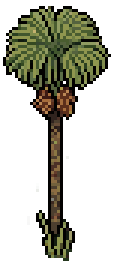
#> input picture arvore_buruti.png, 39 x 88 px, given in place of Player.png, which was not available (shown 3 times larger)
$ python char.py split ../../arvore_buruti.png --out out.png
#> lines starting #> are read from the running program, lines starting #| are printed output that depends on the picture; after the words box and inside, x2 and y2 are one past the last pixel; in counts of white or black regions, pixels touching at a corner belong together
### ensaio/objects/pipeline.py
#!/usr/bin/env python3
"""Pipeline de objetos: geração de 1024 px -> pixel art no tamanho do jogo.

Passos: remove o fundo (flood fill a partir da borda), recorta no bbox do
objeto, reduz com várias variantes (repixelate, PixelOE, unfake, box),
binariza o alfa, quantiza a paleta, põe contorno opcional e encaixa numa
tela final (ícone centrado ou objeto apoiado no chão com ponto de pé).

Uso:
  pipeline.py icon  a.png b.png --size 32 --out DIR      # ícones 32x32
  pipeline.py ground a.png --fit 32x48 --out DIR         # planta/árvore, pé embaixo
  pipeline.py row st.png --fit 30x64 --variants box --gap 6 --dead  # estágios numa fileira, mesma escala
  pipeline.py grow mature.png --fit 30x64 --fracs 0.35,0.6,1.0     # estágios encolhendo o maduro (pior)
  pipeline.py contact a.png b.png --out folha.png                  # folha de contato das gerações
  pipeline.py ... --variants repix,poe --colors 20 --outline auto --palette items_spritesheet.png
Grava DIR/<nome>.<variante>.png, DIR/<nome>.<variante>.json (anchor) e
DIR/sheet.png (original + variantes em 1x e 4x).
"""
import argparse
import json
import os
import subprocess
import sys
from pathlib import Path

import numpy as np
from PIL import Image, ImageDraw, ImageFont
from scipy import ndimage

TMP = Path(os.environ.get("TMPDIR", "/tmp")) / "objpipe"
EXT = Path.home() / ".cache/repixelate-ext"
UNFAKE = EXT / "src/unfake.js/target/release/unfake"
PY_POE = EXT / "venv-poe/bin/python"
ERODE = 3
HOLE_MIN = 300  # px (na geração de 1024) para um vão interno virar transparente
PAL_TOL = 28.0  # distância RGB média por canal acima da qual a cor não vai para a paleta
GRASS = (122, 150, 84, 255)  # fundo das prévias, perto da grama do jogo
POE_CODE = """
import sys, numpy as np, torch
from PIL import Image
from pixeloe.torch.pixelize import pixelize
src, dst, p, mode = sys.argv[1], sys.argv[2], int(sys.argv[3]), sys.argv[4]
img = np.asarray(Image.open(src).convert("RGB"), np.float32) / 255
t = torch.from_numpy(img).permute(2, 0, 1)[None]
out = pixelize(t, pixel_size=p, thickness=0, mode=mode, no_post_upscale=True, backend="torch")
a = (out[0].permute(1, 2, 0).clamp(0, 1).numpy() * 255).round().astype(np.uint8)
Image.fromarray(a).save(dst)
"""


# ---------------------------------------------------------------- fundo e recorte

def bg_color(rgb):
    """Cor de fundo: mediana dos pixels da borda (2 px)."""
    b = np.concatenate([rgb[:2].reshape(-1, 3), rgb[-2:].reshape(-1, 3),
                        rgb[:, :2].reshape(-1, 3), rgb[:, -2:].reshape(-1, 3)])
    return np.median(b, 0)


def remove_bg(rgb, tol=38.0, min_part=0.01):
    """Máscara do objeto: tira o que parece fundo e toca a borda.

    O fundo pode ter gradiente (lilás do sdxl-pad); por isso a distância é
    medida contra a cor de fundo local, estimada por um blur grande da borda.
    Componentes pequenos (< min_part do maior) somem.
    """
    f = rgb.astype(float)
    bg = bg_color(f)
    d = np.sqrt(((f - bg) ** 2).sum(-1))
    like = d < tol
    lab, n = ndimage.label(like)
    border = np.unique(np.concatenate([lab[0], lab[-1], lab[:, 0], lab[:, -1]]))
    bgmask = np.isin(lab, border[border > 0])
    fg = ~bgmask
    fg = ndimage.binary_opening(fg, iterations=2)
    fg = ndimage.binary_erosion(fg, iterations=ERODE)  # tira o halo claro do antialias
    lab, n = ndimage.label(fg)
    if n:
        sizes = ndimage.sum(fg, lab, range(1, n + 1))
        keep = [i + 1 for i, s in enumerate(sizes) if s >= min_part * sizes.max()]
        fg = np.isin(lab, keep)
    # buracos: fundo preso entre folhas/galhos (grande e bem perto da cor do fundo)
    hole = (~fg) & (d < tol * 0.6)
    lab, n = ndimage.label(hole)
    if n:
        sizes = ndimage.sum(hole, lab, range(1, n + 1))
        big = [i + 1 for i, s in enumerate(sizes) if s >= HOLE_MIN]
        fg &= ~np.isin(lab, big)
    hole = fg & (d < tol * 0.6)  # o mesmo, para regiões que ainda contam como objeto
    lab, n = ndimage.label(hole)
    if n:
        sizes = ndimage.sum(hole, lab, range(1, n + 1))
        big = [i + 1 for i, s in enumerate(sizes) if s >= HOLE_MIN]
        fg &= ~np.isin(lab, big)
    return fg, bg


def crop(rgb, mask, pad=4):
    ys, xs = np.nonzero(mask)
    y0, y1 = max(ys.min() - pad, 0), min(ys.max() + pad + 1, mask.shape[0])
    x0, x1 = max(xs.min() - pad, 0), min(xs.max() + pad + 1, mask.shape[1])
    return rgb[y0:y1, x0:x1], mask[y0:y1, x0:x1]


def flat_bg(rgb, mask, color=None):
    """Preenche o fundo. Sem cor: estende a cor do pixel do objeto mais perto,
    para que nenhuma redução misture a cor do fundo na borda."""
    out = rgb.copy()
    if color is not None:
        out[~mask] = np.array(color, np.uint8)
        return out
    _, (iy, ix) = ndimage.distance_transform_edt(~mask, return_indices=True)
    return out[iy, ix]


def mask_like(mask, a):
    return down_mask(mask, (a.shape[1], a.shape[0]))


# ---------------------------------------------------------------- redução

# [5 lines left out: function target_scale, not called in this run]


def down_mask(mask, out_wh):
    m = Image.fromarray((mask * 255).astype(np.uint8)).resize(out_wh, Image.BOX)
    return np.asarray(m) >= 128


def premult_box(rgb, mask, out_wh):
    a = mask.astype(float)
    num = np.stack([np.asarray(Image.fromarray((rgb[..., c] * a).astype(np.float32), "F")
                               .resize(out_wh, Image.BOX)) for c in range(3)], -1)
    den = np.asarray(Image.fromarray(a.astype(np.float32), "F").resize(out_wh, Image.BOX))
    out = num / np.maximum(den, 1e-6)[..., None]
    return np.clip(out, 0, 255).astype(np.uint8), den >= 0.5


def run(cmd):
    r = subprocess.run([str(c) for c in cmd], capture_output=True, text=True)
    if r.returncode:
        raise RuntimeError(f"{cmd[0]}: {r.stderr[-400:]}")
    return r.stdout


def v_box(rgb, mask, scale, colors):
    out_wh = (max(1, round(rgb.shape[1] / scale)), max(1, round(rgb.shape[0] / scale)))
    return premult_box(rgb, mask, out_wh)


# [38 lines left out: functions v_repix, v_repix2, v_poe, not called in this run]


def v_unfake(rgb, mask, scale, colors):
    TMP.mkdir(parents=True, exist_ok=True)
    src, dst = TMP / "uf-in.png", TMP / "uf-out.png"
    p = max(2, round(scale))
    h, w = (rgb.shape[0] // p) * p, (rgb.shape[1] // p) * p
    rgb, mask = rgb[:h, :w], mask[:h, :w]
    Image.fromarray(flat_bg(rgb, mask)).save(src)
    run([UNFAKE, "downscale", "-s", p, "-m", "dominant", "-o", dst, src])
    a = np.asarray(Image.open(dst).convert("RGB"))
    return a, down_mask(mask, (a.shape[1], a.shape[0]))


VARIANTS = {"box": v_box, "repix": v_repix, "repix2": v_repix2, "poe": v_poe, "unfake": v_unfake}


# ---------------------------------------------------------------- acabamento

def clean_mask(m):
    """Tira pixels soltos (sem vizinho 4-conexo) e fecha furos de 1 px."""
    k = np.array([[0, 1, 0], [1, 0, 1], [0, 1, 0]])
    nb = ndimage.convolve(m.astype(int), k, mode="constant")
    m = m & (nb > 0)
    m = m | ((~m) & (nb >= 4))
    return m


def quantize(rgb, mask, colors):
    if not colors or not mask.any():
        return rgb
    px = rgb[mask]
    img = Image.fromarray(px.reshape(1, -1, 3))
    q = img.quantize(colors=colors, method=Image.Quantize.MEDIANCUT, dither=Image.Dither.NONE)
    out = rgb.copy()
    out[mask] = np.asarray(q.convert("RGB")).reshape(-1, 3)
    return out


def load_palette(path):
    a = np.asarray(Image.open(path).convert("RGBA"))
    return np.unique(a[a[..., 3] > 128][:, :3], axis=0)


# [41 lines left out: functions map_palette, add_outline, not called in this run]


def to_rgba(rgb, mask):
    a = np.dstack([rgb, (mask * 255).astype(np.uint8)])
    return Image.fromarray(a, "RGBA")


# [194 lines left out: functions place, anchor, prepare, render, meta_of, process and 6 more, not called in this run]


# ---------------------------------------------------------------- prévias

def font(size=12):
    try:
        return ImageFont.truetype("/usr/share/fonts/TTF/DejaVuSansCondensed.ttf", size)
    except OSError:
        return ImageFont.load_default()


# [127 lines left out: functions sheet, contact, main, not called in this run]


# [2 lines that do not run on import are left out]

### ensaio/character/char.py
#!/usr/bin/env python3
"""Geração (fileira de vistas ou figura única) -> quadros 32x32 no estilo do Player.png.

Passos: fundo (pipeline.remove_bg) -> figuras = componentes grandes, da
esquerda para a direita -> mesma escala para todas (a figura mais alta cabe em
--height) -> redução (box/unfake/repix do pipeline de objetos) -> quantização
-> contorno 1 px (14,7,27) do Player.png -> paleta opcional -> célula 32x32
com o pé na linha 22 e sombra cinza (0,0,0,100) como no Player.png.

Uso:
  char.py split gen.png [gen2.png ...] --out DIR [--height 20] [--variants box,unfake]
      grava DIR/<nome>.<variante>.png (folha 32*k x 32) e DIR/sheet.png (prévia 4x)
"""
import argparse
import sys
from pathlib import Path

import numpy as np
from PIL import Image
from scipy import ndimage

HERE = Path(__file__).resolve().parent
sys.path.insert(0, str(HERE.parent / "objects"))
import pipeline as P  # noqa: E402

OUTLINE = np.array([14, 7, 27], np.uint8)
SHADOW = (0, 0, 0, 100)
FOOT_Y = 22  # última linha da botina na célula (Player.png: 22)
PLAYER = Path("/home/chips/git/games/Veredas-Farm/old_assets/Player/Player.png")
GRASS = (122, 150, 84, 255)


def figures(mask, k=0, min_frac=0.15, dil=6):
    """Fatias (x0, x1) das figuras: componentes (dilatados) com área >= min_frac do maior."""
    lab, n = ndimage.label(ndimage.binary_dilation(mask, iterations=dil) if dil else mask)
    if not n:
        return []
    sizes = ndimage.sum(mask, lab, range(1, n + 1))
    keep = [i + 1 for i, s in enumerate(sizes) if s >= min_frac * sizes.max()]
    if k:
        keep = sorted(keep, key=lambda i: -sizes[i - 1])[:k]
    out = []
    for i in keep:
        m = mask & (lab == i)
        xs = np.nonzero(m.any(0))[0]
        out.append((xs.min(), xs.max() + 1, m))
    return sorted(out, key=lambda t: t[0])


def drop_ground_shadow(rgb, m):
    """Tira a sombra cinza que o modelo às vezes desenha sob os pés (baixa saturação, faixa de baixo)."""
    ys = np.nonzero(m.any(1))[0]
    y0 = ys.max() - int((ys.max() - ys.min()) * 0.10)
    f = rgb.astype(int)
    sat = f.max(-1) - f.min(-1)
    grey = (sat < 18) & (f.mean(-1) > 90)
    out = m.copy()
    out[y0:] &= ~grey[y0:]
    lab, n = ndimage.label(out)
    if n > 1:
        sizes = ndimage.sum(out, lab, range(1, n + 1))
        out = lab == 1 + int(np.argmax(sizes))
    return out


def outline(rgb, m):
    ring = ndimage.binary_dilation(m, np.array([[0, 1, 0], [1, 1, 1], [0, 1, 0]])) & ~m
    out = rgb.copy()
    out[ring] = OUTLINE
    return out, m | ring


def reduce_fig(rgb, m, scale, variant, colors, pal, pal_tol, darken_edge, strip=0):
    rgb, m = P.crop(rgb, m, pad=8)
    if strip:
        # tira o contorno grosso do modelo (anel de `strip` px escuros na borda): a redução
        # não mistura o preto nas cores de dentro, e o contorno de 1 px é refeito depois
        f = rgb.astype(int)
        dark = f.sum(-1) < 180
        ring = m & ~ndimage.binary_erosion(m, iterations=strip)
        m = m & ~(ring & dark)
        m = ndimage.binary_opening(m, iterations=2)
    rgb = P.flat_bg(rgb, m)
    small, sm = P.VARIANTS[variant](rgb, m, scale, colors)
    sm = P.clean_mask(sm)
    small = P.quantize(small, sm, colors)
    if pal is not None:
        small = P.map_palette(small, sm, pal, pal_tol)
    if darken_edge:
        # o próprio contorno escuro do modelo, já na borda: vira a cor do contorno
        f = small.astype(int)
        dark = (f.sum(-1) < 150) & sm
        edge = sm & ~ndimage.binary_erosion(sm)
        small[dark & edge] = OUTLINE
    small, sm = outline(small, sm)
    return small, sm


def cell(rgb, m, shadow=True):
    ys, xs = np.nonzero(m)
    y0, y1, x0, x1 = ys.min(), ys.max() + 1, xs.min(), xs.max() + 1
    h, w = y1 - y0, x1 - x0
    img = np.zeros((32, 32, 4), np.uint8)
    oy = FOOT_Y + 1 - h
    ox = (32 - w) // 2
    if shadow:
        yy, xx = np.mgrid[0:32, 0:32]
        ell = ((xx - 15.5) / 6.5) ** 2 + ((yy - FOOT_Y - 0.5) / 1.6) ** 2 <= 1
        img[ell] = SHADOW
    sub = m[y0:y1, x0:x1]
    oy0 = max(oy, 0)
    cut = oy0 - oy
    tgt = img[oy0:oy0 + h - cut, ox:ox + w]
    s = sub[cut:]
    tgt[s, :3] = rgb[y0 + cut:y1, x0:x1][s]
    tgt[s, 3] = 255
    return Image.fromarray(img, "RGBA")


def process(path, height, variant, colors, pal, pal_tol, k, darken_edge, shadow_fix, strip=0, fixed_scale=0):
    rgb = np.asarray(Image.open(path).convert("RGB"))
    mask, _ = P.remove_bg(rgb, 38.0)
    figs = figures(mask, k)
    if shadow_fix:
        figs = [(a, b, drop_ground_shadow(rgb, m)) for a, b, m in figs]
    hmax = max(np.ptp(np.nonzero(m.any(1))[0]) + 1 for _, _, m in figs)
    scale = fixed_scale or hmax / (height - 2)  # -2: contorno em cima e embaixo
    cells = []
    for _, _, m in figs:
        small, sm = reduce_fig(rgb, m, scale, variant, colors, pal, pal_tol, darken_edge, strip)
        cells.append(cell(small, sm))
    sheet = Image.new("RGBA", (32 * len(cells), 32))
    for i, c in enumerate(cells):
        sheet.alpha_composite(c, (32 * i, 0))
    return sheet


def preview(rows, path, zoom=4):
    """rows: lista de (rótulo, folha RGBA). Fundo de grama, zoom nearest."""
    W = max(r.width for _, r in rows)
    lab = 120
    out = Image.new("RGBA", (lab + W * zoom, 32 * zoom * len(rows)), GRASS)
    from PIL import ImageDraw
    d = ImageDraw.Draw(out)
    font = P.font(12)
    for i, (name, r) in enumerate(rows):
        out.alpha_composite(r.resize((r.width * zoom, r.height * zoom), Image.NEAREST), (lab, i * 32 * zoom))
        d.text((4, i * 32 * zoom + 4), name, fill=(0, 0, 0, 255), font=font)
    out.save(path)


def player_ref(rows=(0, 1, 2)):
    im = Image.open(PLAYER).convert("RGBA")
    s = Image.new("RGBA", (32 * len(rows), 32))
    for i, r in enumerate(rows):
        s.alpha_composite(im.crop((0, r * 32, 32, r * 32 + 32)), (32 * i, 0))
    return s


def player_ref_row(row, n=4):
    im = Image.open(PLAYER).convert("RGBA")
    return im.crop((0, row * 32, 32 * n, row * 32 + 32))


def main():
    ap = argparse.ArgumentParser()
    ap.add_argument("kind", choices=["split"])
    ap.add_argument("inputs", nargs="+")
    ap.add_argument("--out", required=True)
    ap.add_argument("--height", type=int, default=20)
    ap.add_argument("--variants", default="box,unfake")
    ap.add_argument("--colors", type=int, default=14)
    ap.add_argument("--palette", default=None, help="PNG(s) separados por vírgula")
    ap.add_argument("--palette-tol", type=float, default=0)
    ap.add_argument("--k", type=int, default=0, help="quantas figuras manter (as maiores)")
    ap.add_argument("--no-darken", action="store_true")
    ap.add_argument("--no-shadow-fix", action="store_true")
    ap.add_argument("--strip", type=int, default=0, help="px do contorno do modelo a tirar antes de reduzir")
    ap.add_argument("--tag", default="", help="sufixo do nome de saída")
    ap.add_argument("--scale", type=float, default=0, help="px da geração por px do jogo (fixo, ignora --height)")
    a = ap.parse_args()
    out = Path(a.out)
    out.mkdir(parents=True, exist_ok=True)
    pal = None
    if a.palette:
        pal = np.unique(np.concatenate([P.load_palette(p) for p in a.palette.split(",")]), axis=0)
    rows = [("atual", player_ref())]
#> in player_ref, im is the input picture: PIL image 39x88 RGBA; mean R, G, B, A 65.9, 70.3, 47.6, 89.4
    for path in a.inputs:
        name = Path(path).stem
        for v in a.variants.split(","):
            try:
                s = process(path, a.height, v, a.colors, pal, a.palette_tol, a.k, not a.no_darken,
                            not a.no_shadow_fix, a.strip, a.scale)
#> in bg_color, `b = np.concatenate([rgb[:2].reshape(-1, 3), rgb[-2:].reshape(-1, 3), r..`: b = 508 rows, first 8: [0, 0, 0], [0, 0, 0], [0, 0, 0], [0, 0, 0], [0, 0, 0], [0, 0, 0], [0, 0, 0], [3, 2, 1]
#> in remove_bg, `bg = bg_color(f)`: bg = [55, 47, 27]
#> in remove_bg, `lab, n = ndimage.label(like)`: n = 178
#> in remove_bg, `border = np.unique(np.concatenate([lab[0], lab[-1], lab[:, 0], lab[:, ..`: border = 21 values from 0 to 178
#> in remove_bg, `lab, n = ndimage.label(fg)`:
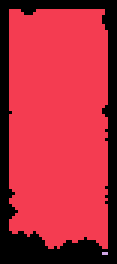
#> lab: shape (88, 39) int32 (shown 3 times larger); 3 distinct labels, from 0 to 2; one colour per label, 0 black
#> in remove_bg, `lab, n = ndimage.label(fg)`: n = 2
#> in remove_bg, `sizes = ndimage.sum(fg, lab, range(1, n + 1))`: sizes = [2500, 2]
#> in remove_bg, `keep = [i + 1 for i, s in enumerate(sizes) if s >= min_part * sizes.ma..`: keep = [1]
#> in remove_bg, `lab, n = ndimage.label(hole)`: n = 38
#> in remove_bg, `sizes = ndimage.sum(hole, lab, range(1, n + 1))`: sizes = 38 values, max 26 at index 23, min 1 at index 3, mean 3.37
#> in remove_bg, `big = [i + 1 for i, s in enumerate(sizes) if s >= HOLE_MIN]`: big = []
#> in remove_bg, `lab, n = ndimage.label(hole)`:
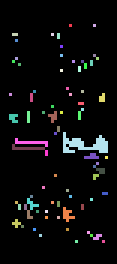
#> lab: shape (88, 39) int32 (shown 3 times larger); 78 distinct labels, from 0 to 77; one colour per label, 0 black
#> in remove_bg, `lab, n = ndimage.label(hole)`: n = 77
#> in remove_bg, `sizes = ndimage.sum(hole, lab, range(1, n + 1))`: sizes = 77 values, max 52 at index 37, min 1 at index 0, mean 2.92
#> in figures, `lab, n = ndimage.label(ndimage.binary_dilation(mask, iterations=dil) i..`: n = 1
#> in figures, `sizes = ndimage.sum(mask, lab, range(1, n + 1))`: sizes = [2500]
#> in figures, `keep = [i + 1 for i, s in enumerate(sizes) if s >= min_frac * sizes.ma..`: keep = [1]
#> the loop in figures, `for i in keep:` made 1 pass
#> after the loop in figures, `for i in keep:`: out = 1 item
#> in drop_ground_shadow, `ys = np.nonzero(m.any(1))[0]`: ys = 80 values from 3 to 82
#> in drop_ground_shadow, `y0 = ys.max() - int((ys.max() - ys.min()) * 0.10)`: y0 = 75
#> in drop_ground_shadow, `out[y0:] &= ~grey[y0:]`:
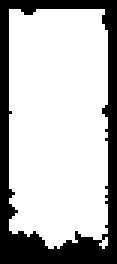
#> out: shape (88, 39) bool (shown 3 times larger); 72.4% white; 1 black region, box (x1, y1, x2, y2) and area: (0, 0, 39, 88) 947
#> in drop_ground_shadow, `lab, n = ndimage.label(out)`: n = 2
#> in drop_ground_shadow, `sizes = ndimage.sum(out, lab, range(1, n + 1))`: sizes = [2478, 7]
#> in process, `hmax = max(np.ptp(np.nonzero(m.any(1))[0]) + 1 for _, _, m in figs)`: hmax = 80
#> in process, `scale = fixed_scale or hmax / (height - 2)`: scale = 4.44
#> the loop in process, `for _, _, m in figs:` made 1 pass
#> (h in cell, w in cell) on pass 1: (20, 9)
#> pass 1, in flat_bg, `_, (iy, ix) = ndimage.distance_transform_edt(~mask, return_indices=True)`:
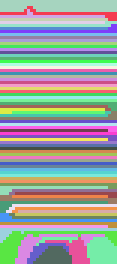
#> iy: shape (88, 39) int32 (shown 3 times larger); 80 distinct labels, from 3 to 82; one colour per label, 0 black
#> pass 1, in reduce_fig, `rgb = P.flat_bg(rgb, m)`:
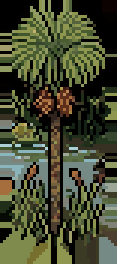
#> rgb: shape (88, 39, 3) (shown 3 times larger); mean R, G, B 68.6, 73.2, 48.2
#> after the loop in process, `for _, _, m in figs:`: cells = 1 item
#> the loop in process, `for i, c in enumerate(cells):` made 1 pass
#> after the loop in process, `for i, c in enumerate(cells):`:
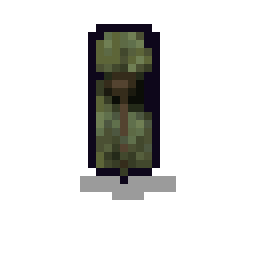
#> sheet: PIL image 32x32 RGBA (shown 8 times larger); mean R, G, B, A 8.7, 8.9, 6.9, 44.5; transparent parts drawn white
            except Exception as e:  # noqa: BLE001
                print("falhou", name, v, e)
                continue
            s.save(out / f"{name}.{v}{a.tag}.png")
            rows.append((f"{name[:14]}\n{v}{a.tag}", s))
    preview(rows, out / f"sheet{a.tag}.png")
#> after the loop in preview, `for i, (name, r) in enumerate(rows):`:
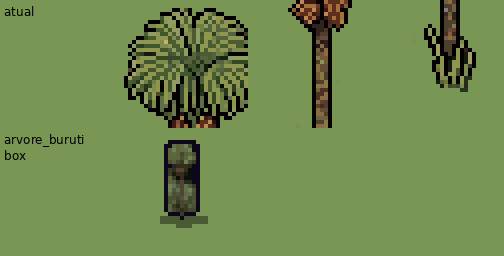
#> out: PIL image 504x256 RGBA; mean R, G, B, A 113.4, 136.9, 77.1, 255
    print(out / f"sheet{a.tag}.png")


if __name__ == "__main__":
    main()

$ run again, on arvore_pequi.png
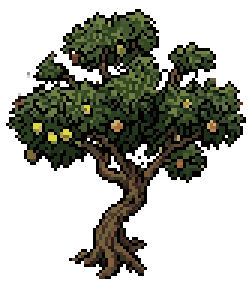
#> input picture arvore_pequi.png, 84 x 102 px, given in place of Player.png, which was not available (shown 3 times larger)
#> in player_ref, im is the input picture: PIL image 84x102 RGBA; mean R, G, B, A 28.4, 29.6, 17.8, 96.3
#> b = 744 rows, first 8: [144, 156, 97], [65, 86, 45], [65, 86, 45], [53, 73, 33], [53, 73, 33], [127, 139, 76], [127, 139, 76], [127, 139, 76]
#> bg = [0, 0, 0]
#> like: shape (102, 84) bool; 67.4% white; 25 black regions (18 under 20 px), largest, box (x1, y1, x2, y2) and area: (3, 4, 81, 93) 1864, (0, 55, 21, 88) 349, (52, 72, 84, 102) 233
#> in remove_bg, `lab, n = ndimage.label(like)`: n = 238
#> border = [0, 1, 5, 12, 178, 185, 189, 197, 208, 211, 228, 231, 234, 238]
#> bgmask: shape (102, 84) bool; 58.3% white; 25 black regions (18 under 20 px), largest, box (x1, y1, x2, y2) and area: (3, 4, 81, 93) 2533, (0, 55, 21, 88) 420, (52, 72, 84, 102) 267
#> in remove_bg, `lab, n = ndimage.label(fg)`: n = 11
#> in remove_bg, `sizes = ndimage.sum(fg, lab, range(1, n + 1))`: sizes = [11, 1254, 25, 1, 6, 150, 1, 41, 1, 1, 5]
#> in remove_bg, `keep = [i + 1 for i, s in enumerate(sizes) if s >= min_part * sizes.ma..`: keep = [2, 3, 6, 8]
#> in remove_bg, `lab, n = ndimage.label(hole)`: n = 141
#> in remove_bg, `sizes = ndimage.sum(hole, lab, range(1, n + 1))`: sizes = 141 values, max 4856 at index 0, min 1 at index 1, mean 36.96
#> in remove_bg, `big = [i + 1 for i, s in enumerate(sizes) if s >= HOLE_MIN]`: big = [1]
#> in remove_bg, `lab, n = ndimage.label(hole)`: n = 117
#> in remove_bg, `sizes = ndimage.sum(hole, lab, range(1, n + 1))`: sizes = 117 values, max 99 at index 75, min 1 at index 0, mean 4.37
#> in remove_bg, `big = [i + 1 for i, s in enumerate(sizes) if s >= HOLE_MIN]`: big = []
#> in figures, `lab, n = ndimage.label(ndimage.binary_dilation(mask, iterations=dil) i..`: n = 2
#> in figures, `sizes = ndimage.sum(mask, lab, range(1, n + 1))`: sizes = [1429, 41]
#> in figures, `keep = [i + 1 for i, s in enumerate(sizes) if s >= min_frac * sizes.ma..`: keep = [1]
#> the loop in figures, `for i in keep:` made 1 pass
#> after the loop in figures, `for i in keep:`: out = 1 item
#> ys = 74 values from 8 to 81
#> in drop_ground_shadow, `y0 = ys.max() - int((ys.max() - ys.min()) * 0.10)`: y0 = 74
#> grey: shape (102, 84) bool; 0.55% white in thin lines or dots, all inside (x1, y1, x2, y2) = (0, 22, 43, 100)
#> in drop_ground_shadow, `lab, n = ndimage.label(out)`:
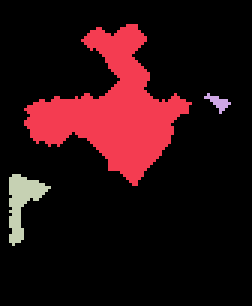
#> lab: shape (102, 84) int32 (shown 3 times larger); 4 distinct labels, from 0 to 3; one colour per label, 0 black
#> in drop_ground_shadow, `lab, n = ndimage.label(out)`: n = 3
#> in drop_ground_shadow, `sizes = ndimage.sum(out, lab, range(1, n + 1))`: sizes = [1254, 25, 149]
#> hmax = 54
#> scale = 3
#> the loop in process, `for _, _, m in figs:` made 1 pass
#> (h in cell, w in cell) on pass 1: (19, 20)
#> after the loop in process, `for _, _, m in figs:`: cells = 1 item
#> the loop in process, `for i, c in enumerate(cells):` made 1 pass
#> after the loop in preview, `for i, (name, r) in enumerate(rows):`:
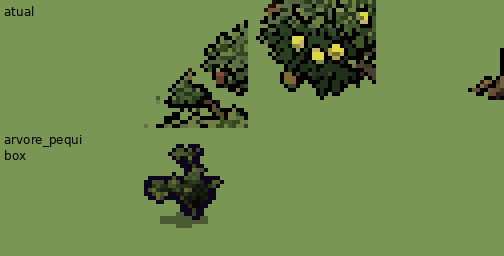
#> out: PIL image 504x256 RGBA; mean R, G, B, A 110.8, 135.5, 76, 255
